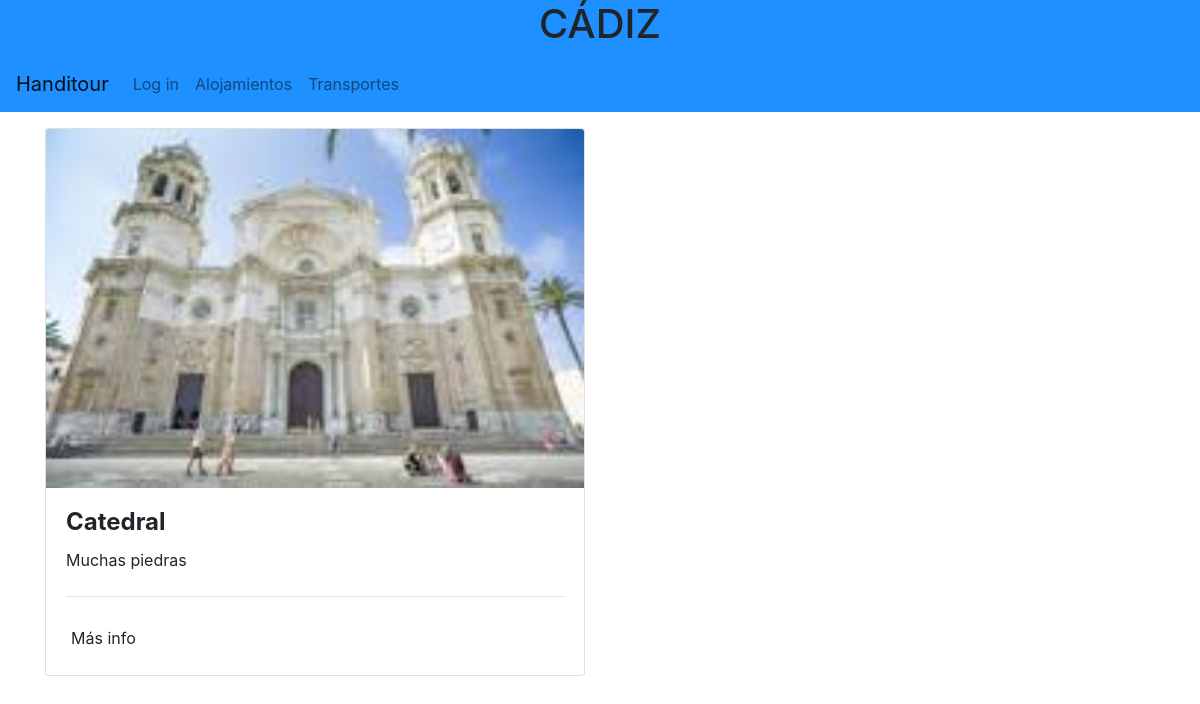
/ciudad/1/, run on the app's committed database.
### handitour/models.py (models this page shows, shortened)
class Ciudad(models.Model):
    nombre = models.CharField(max_length=30)
    historia = models.TextField(max_length=500)
    localizacion = models.CharField(max_length=100)
    visitantes = models.ManyToManyField(User, blank=True)
    foto = models.FileField(null=True, upload_to="img/ciudad")
    def __str__(self):
        return self.nombre

class Monumento(models.Model):
    nombre = models.CharField(max_length=30)
    agno_inaguracion = models.CharField(max_length=9)
    historia = models.TextField(max_length=500)
    localizacion = models.CharField(max_length=100)
    precio_pers = models.DecimalField(default=0, max_digits=4, decimal_places=2)
    precio_disc = models.DecimalField(default=0, max_digits=4, decimal_places=2)
    barrio = models.ForeignKey("Barrio", null = True, on_delete=models.CASCADE)
    foto = models.FileField(null=True, upload_to="img/monumento")

### handitour/views.py (the view)
# urls.py: path('ciudad/<id>/', views.ciudad_monumento, name="ciudad_monumento"),
def ciudad_monumento(request, id):
    ciudad = get_object_or_404(Ciudad, id=id)
    monumentos = Monumento.objects.filter(barrio__ciudad=ciudad)
    return render(request, "ciudad.html", {"monumentos": monumentos, "encabezado":ciudad.nombre.upper(), "ciudad":ciudad })

### handitour/templates/ciudad.html (shortened to what this page needs)
{% extends "base.html" %}
{% load easy_maps_tags cache %}
{% block nav %}
    <a class="nav-link" href="#">Alojamientos</a>
    <a class="nav-link" href="#">Transportes</a>
{% endblock %}
{% block content %}
    <div class="row">
             <div class="col-md-12 col-lg-6 mt-3" style="height: 600px; width: 200px; overflow: scroll;">
                 {% for monumento in monumentos %}
                <div class="card booking-card">
                  <div class="view overlay">
                    <img class="card-img-top" src="{{ monumento.foto.url }}" alt="Card image cap">
                  </div>
                  <div class="card-body">
                    <h4 class="card-title font-weight-bold" id="loca"><a>{{ monumento.nombre }}</a></h4>
                     <p class="card-text">{{ monumento.historia }}</p>
                    <hr class="my-4">
                    <a href="#" class="btn btn-flat deep-purple-text p-1 mx-0 mb-0">Más info</a>
                  </div>
                </div>
    {% endfor %}
    </div>
    <div class="col-lg-6 mt-3">
    </div>
    </div>
{% endblock %}

### handitour/templates/base.html (shortened to what this page needs)
{% load static %}
<!DOCTYPE html>
<html>
    <head>
        <link href="/static/css/estilos.css" rel="stylesheet">
        <link rel="stylesheet" href="https://stackpath.bootstrapcdn.com/bootstrap/4.3.1/css/bootstrap.min.css">
    </head>
    <body>
       <header>
      <h1>{{encabezado}}</h1>
        <nav class="navbar navbar-expand-lg navbar-light bg-dodgerblue">
          <a class="navbar-brand" href="/inicio">Handitour</a>
          <div class="collapse navbar-collapse" id="navbarNavAltMarkup">
            <div class="navbar-nav">
                {% if user.is_authenticated %}
                    <a class="nav-link" href="/logout">Log out <span class="sr-only">(current)</span></a>
                {% else %}
                    <a class="nav-link" href="/login">Log in <span class="sr-only">(current)</span></a>
                {% endif %}
                {% block nav %}
                {% endblock %}
            </div>
          </div>
        </nav>
   </header>
        <div class="container">
            {% block content %}
            {% endblock %}
        </div>
    </body>
</html>

### handitour/static/css/estilos.css (style rules this page uses)
header { background-color: dodgerblue; text-align: center; width: 100%; }

### data on the page
Ciudad: nombre "CÁDIZ"
Monumento: foto (picture), nombre "Catedral", historia "Muchas piedras"
